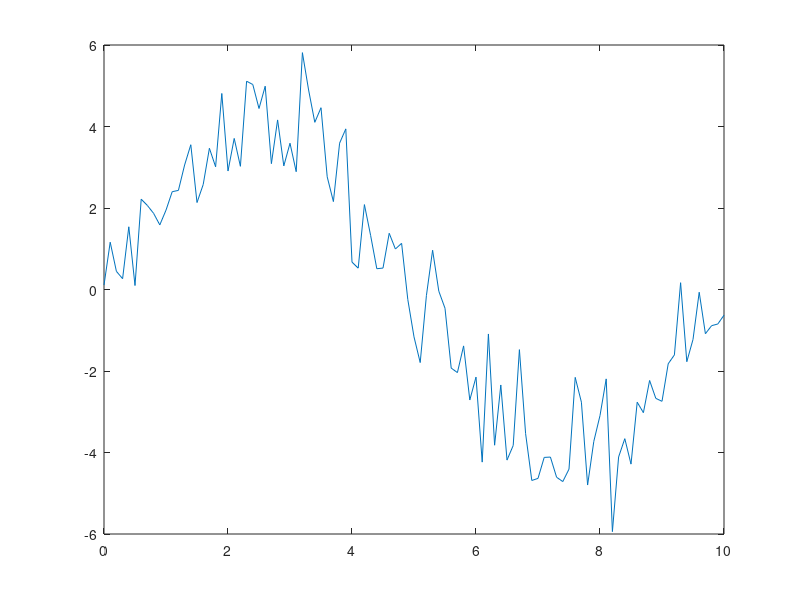

This chart was generated by the following MATLAB code: (Note: this script raises an error after producing the figure.)
%% UBCO Matlab Workshop - Data Manipulation
%  By Brandon Robertson

clear all
close all
clc

%% Create data
f = 0.1;        % Frequency
a = 4;          % Amplitude
ts = 0.1;       % Timestep
T = 10;         % # of seconds

% Input
t = 0:ts:T;             % Creates vector from 0 to T with a step of ts

% Output
y = a*sin(2*pi*f*t);    % Sin wave (note: the sin function can handle a vector input)

plot(t,y)               % Graph y vs. t

%% Create noise vector
% Noise
n = T/ts + 1;          	% Number of values in 0:ts:T
noise = randn(n, 1);	% Normally distributed random matrix of size nx1

%% Alter data
%{
    Note that noise is 101x1 vector and y is 1x101 so to add y + noise
    we have to flip y to also be 101x1 by taking the transpose of y, y'.
%}
t = t';                 % Transpose of t (to be 101x1 instead of 1x101)
y = y' + noise;         % Add the transpose of y with noise

plot(t,y)               % Graph y vs. t

%% Prepare data 1
% Concatinate vectors
outdata = cat(2, t, y);     % Combine vectors t & y into 1 matrix along the 2nd axis

%% Export data (excel file)
% Convert data to cell array
outdata_cell = num2cell(outdata);
outdata_cell = [{'Time', 'Wave'}; outdata_cell];    % Add title to first row

% Save data to excel file
xlswrite('datafile.xlsx', outdata_cell)             % Output data to excel sheet 1

%% Import data

[values, titles, ~] = xlsread('datafile.xlsx',1,'A1:B102');  % [num, txt, raw] = xlsread(filename, sheet#, range)
data.x.name = titles(:, 1);
data.x.values = values(:, 1);
data.y.name = titles(:, 2);
data.y.values = values(:, 2);

%% Fit data to polynomial

x = data.x.values;
y = data.y.values;
x_name = data.x.name;
y_name = data.y.name;

for n = 1:10                            % for 1 to 10th order polynomial
    p = polyfit(x ,y, n);               % Get polynomial coefficients of polynomial order n
    y_fit = polyval(p, x);              % Get values of polynomial with respect to t
    
    mygraph(x, y, 'Real',...
            x, y_fit, 'Fit',...
            x_name, y_name)
    
    in = input('Is this good enough? (y/n)', 's');  % 's' means use the text "y" don't look for a variable named y
    if strcmp(in, 'y')                  % inp == 'y' doesn't work so you need to use strcmp to compare words
        saveas(gcf, 'fitted_data.jpg')  % gcf = get current figure
        break
    end
end

disp('This is the end of this lession')


function mygraph(x1, y1, n1, x2, y2, n2, x_axis, y_axis)
    
    subplot(211)                        % 2 columns, 1 row, 1st graph
    plot(x1, y1, 'b', x2, y2, 'r--')
    legend(n1, n2)
    xlabel(x_axis)
    ylabel(y_axis)
    title(cell2mat([n1, {' vs '}, n2]))
    
    subplot(212)                                % 2 columns, 1 row, 2st graph
    plot(x1, y1-y2, 'k')                        % k = black
    hold on                                     % Freeze the plot so you won't overwrite it
    y_mean = mean(y1-y2) * ones(length(x1),1);  % mean * array ones the same length as x1
    plot(x1, y_mean, 'm:')                     	% Plot on top of previous plot
    hold off                                    % Unfreeze the plot
    legend('error', 'mean')
    xlabel(x_axis)
    ylabel(y_axis)
    title('Error')
end


